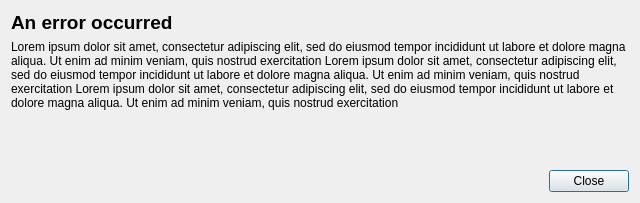
<?xml version="1.0" encoding="UTF-8"?>
<ui version="4.0">
 <class>Dialog</class>
 <widget class="QDialog" name="Dialog">
  <property name="geometry">
   <rect>
    <x>0</x>
    <y>0</y>
    <width>640</width>
    <height>203</height>
   </rect>
  </property>
  <property name="windowTitle">
   <string>Drizzle: An error occurred</string>
  </property>
  <layout class="QVBoxLayout" name="verticalLayout">
   <item alignment="Qt::AlignTop">
    <widget class="QLabel" name="label">
     <property name="font">
      <font>
       <pointsize>14</pointsize>
       <weight>75</weight>
       <bold>true</bold>
      </font>
     </property>
     <property name="text">
      <string>An error occurred</string>
     </property>
    </widget>
   </item>
   <item alignment="Qt::AlignTop">
    <widget class="QLabel" name="label_2">
     <property name="sizePolicy">
      <sizepolicy hsizetype="Preferred" vsizetype="Minimum">
       <horstretch>0</horstretch>
       <verstretch>0</verstretch>
      </sizepolicy>
     </property>
     <property name="text">
      <string>Lorem ipsum dolor sit amet, consectetur adipiscing elit, sed do eiusmod tempor incididunt ut labore et dolore magna aliqua. Ut enim ad minim veniam, quis nostrud exercitation Lorem ipsum dolor sit amet, consectetur adipiscing elit, sed do eiusmod tempor incididunt ut labore et dolore magna aliqua. Ut enim ad minim veniam, quis nostrud exercitation Lorem ipsum dolor sit amet, consectetur adipiscing elit, sed do eiusmod tempor incididunt ut labore et dolore magna aliqua. Ut enim ad minim veniam, quis nostrud exercitation</string>
     </property>
     <property name="textFormat">
      <enum>Qt::PlainText</enum>
     </property>
     <property name="scaledContents">
      <bool>false</bool>
     </property>
     <property name="wordWrap">
      <bool>true</bool>
     </property>
    </widget>
   </item>
   <item>
    <spacer name="verticalSpacer">
     <property name="orientation">
      <enum>Qt::Vertical</enum>
     </property>
     <property name="sizeHint" stdset="0">
      <size>
       <width>20</width>
       <height>40</height>
      </size>
     </property>
    </spacer>
   </item>
   <item>
    <layout class="QHBoxLayout" name="horizontalLayout">
     <item>
      <spacer name="horizontalSpacer">
       <property name="orientation">
        <enum>Qt::Horizontal</enum>
       </property>
       <property name="sizeHint" stdset="0">
        <size>
         <width>40</width>
         <height>20</height>
        </size>
       </property>
      </spacer>
     </item>
     <item>
      <widget class="QPushButton" name="pushButton">
       <property name="text">
        <string>Close</string>
       </property>
      </widget>
     </item>
    </layout>
   </item>
  </layout>
 </widget>
 <resources/>
 <connections/>
</ui>
